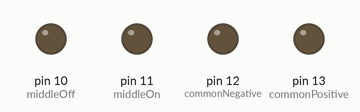
A sketch run on a simulated Arduino Uno, built with avr-gcc and run on an emulated ATmega328P. Shown: output pins drawn as LEDs (lit = HIGH).

Above: at 0.5 s.
At 1.04 s:
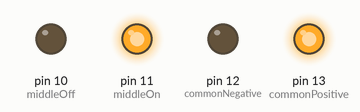
At 2.13 s:
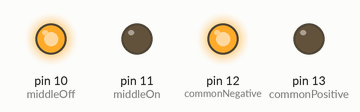
At 2.6 s:
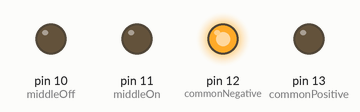
At 3.7 s:
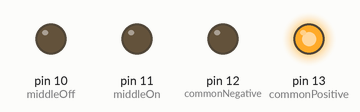
Timing chart, 0 to 5.0 s (numbered marks = the images above):
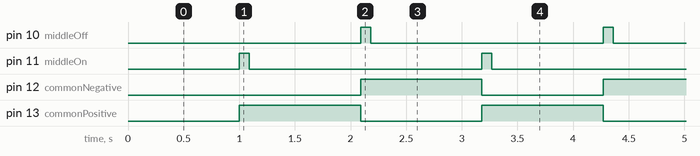

The sketch:

7seg-transistor-test.ino
```cpp
int commonPositive = 13;
int commonNegative = 12;
int middleOn = 11;
int middleOff = 10;


void setup() {
  pinMode(commonPositive, OUTPUT);
  pinMode(commonNegative, OUTPUT);
  pinMode(middleOn, OUTPUT);
  pinMode(middleOff, OUTPUT);
}

void loop() {
  // Wait a second before doing anything
  delay(1000);

  // Turn the segment on
  digitalWrite(commonPositive, HIGH);
  digitalWrite(commonNegative, LOW);

  digitalWrite(middleOn, HIGH);
  digitalWrite(middleOff, LOW);
  delay(90);

  // Wait another second
  digitalWrite(middleOn, LOW);
  delay(1000);

  // Turn the segment off
  digitalWrite(commonPositive, LOW);
  digitalWrite(commonNegative, HIGH);

  digitalWrite(middleOn, LOW);
  digitalWrite(middleOff, HIGH);
  delay(90);

  digitalWrite(middleOff, LOW);
}
```

Measured:
- by itself, pin 10 (middleOff), pin 11 (middleOn): alternates HIGH for 0.09 s and LOW for 2.1 s
- by itself, pin 12 (commonNegative), pin 13 (commonPositive): alternates HIGH for 1.1 s and LOW for 1.1 s
- by itself, everything shown: repeats every 2.2 s, in 4 steps
